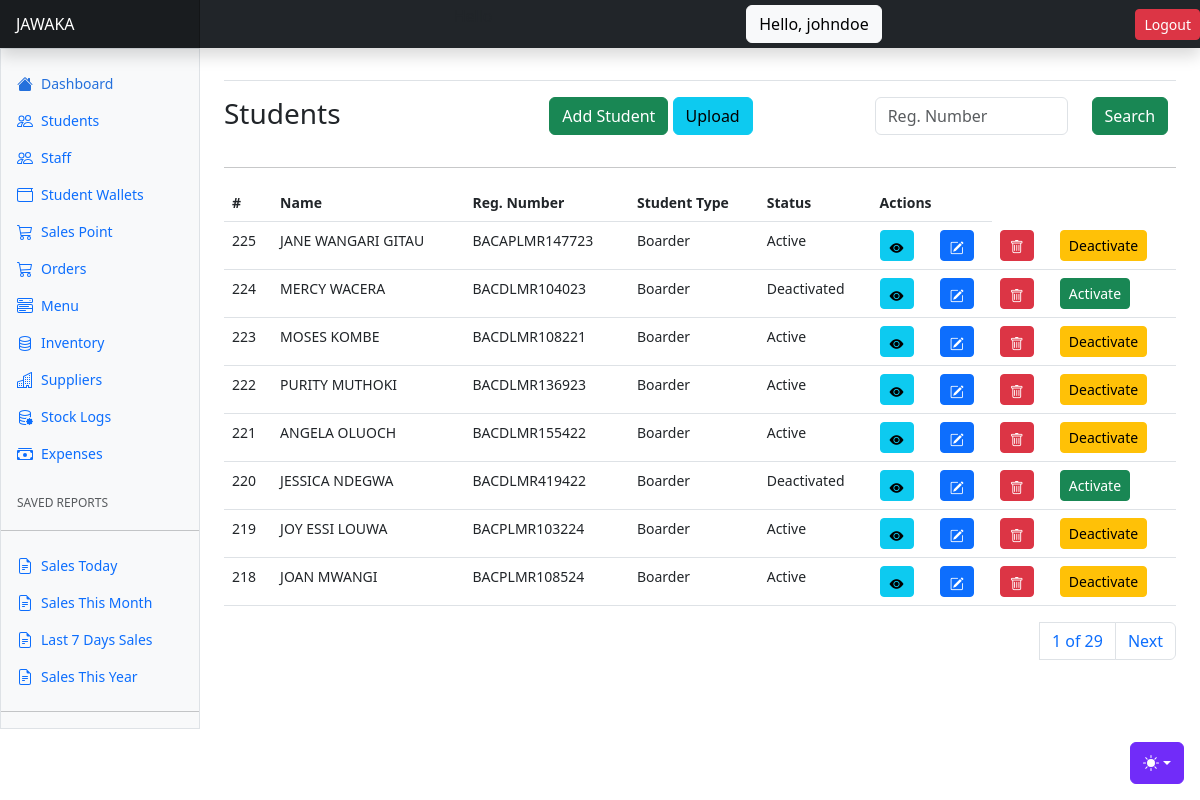
Screenshot of /students/ (signed in) with the database file from the repository.
### apps/users/models.py (models this page shows, shortened)
class User(AbstractUser):
    role = models.CharField(choices=ROLE_CHOICES, max_length=32, null=True)
    phone_number = models.CharField(max_length=255, null=True)
    id_number = models.CharField(max_length=255, null=True)
    gender = models.CharField(max_length=255, null=True)

### apps/students/models.py (models this page shows, shortened)
class Student(AbstractBaseModel):
    user = models.OneToOneField("users.User", on_delete=models.CASCADE)
    student_type = models.CharField(max_length=255, choices=STUDENT_TYPES)
    registration_number = models.CharField(max_length=255)
    status = models.CharField(max_length=255, choices=STUDENT_STATUS)
    added_on = models.DateField(null=True)
    credit_limit = models.DecimalField(max_digits=100, decimal_places=2, default=0)

### apps/students/views.py (the view, shortened to what this page needs)
# urls.py: path("students/", include("apps.students.urls")),
@login_required(login_url="/users/login/")
def students(request):
    students = Student.objects.all().order_by("-created")
    paginator = Paginator(students, 8)
    page_number = request.GET.get("page")
    page_obj = paginator.get_page(page_number)
    context = {
        "students": students,
        "page_obj": page_obj
    }
    return render(request, "students/students.html", context)

### templates/students/students.html (shortened to what this page needs)
{% extends "base.html" %}
{% block content %}
<div class="row">
    <div class="col-4">
        <h3>Students</h3>
    </div>
    <div class="col-4">
        <a class="btn btn-success" data-bs-toggle="modal" data-bs-target="#newStudentModal">Add Student</a>
        <a class="btn btn-info" data-bs-toggle="modal" data-bs-target="#uploadStudentsModal">Upload</a>
    </div>
    <div class="col-4">
      <form method="POST">
        <div class="input-group mb-3">
          <div class="row">
            <div class="col-8">
              <input type="text" class="form-control" id="reg_number" name="reg_number" placeholder="Reg. Number" >
            </div>
            <div class="col-4">
              <button class="btn btn-success">Search</button>
            </div>
          </div>
        </div>
      </form>
    </div>
</div>
<hr/>
      <div class="table-responsive small">
        <table class="table">
          <thead>
            <tr>
              <th scope="col">#</th>
              <th scope="col">Name</th>
              <th scope="col">Reg. Number</th>
              <th scope="col">Student Type</th>
              <th scope="col">Status</th>
              <th scope="col" colspan="2">Actions</th>
            </tr>
          </thead>
          <tbody>
            {% for student in page_obj %}
            <tr>
              <td>{{student.id}}</td>
              <td>{{student.user.first_name}} {{student.user.last_name}}</td>
              <td>{{student.registration_number}}</td>
              <td>{{student.student_type}}</td>
              <td>{{student.status}}</td>
              <td>
                <a href="{% url 'student-details' student.id %}" class="btn btn-info btn-sm"><i class="bi bi-eye-fill"></i></a>
              </td>
              <td><a class="btn btn-primary btn-sm" data-bs-toggle="modal" data-bs-target="#editStudentModal{{ student.id }}">
                <i class="bi bi-pencil-square"></i>
              </a></td>
              <td><a class="btn btn-danger btn-sm" data-bs-toggle="modal" data-bs-target="#deleteStudentModal{{ student.id }}">
                <i class="bi bi-trash"></i>
              </a></td>
              {% if student.status == "Active" %}
              <td>
                <a href="{% url 'activate-deactivate-student' student.id %}" class="btn btn-warning btn-sm">Deactivate</a>
              </td>
              {% else %}
              <td>
                <a href="{% url 'activate-deactivate-student' student.id %}" class="btn btn-success btn-sm">Activate</a>
              </td>
              {% endif %}
            </tr>
            {% endfor %}
          </tbody>
        </table>
        <div>
          <nav aria-label="Page navigation example">
            <ul class="pagination justify-content-end">
              <a class="page-link" href="#">{{ page_obj.number }} of {{ page_obj.paginator.num_pages }}</a>
              {% if page_obj.has_next %}
              <li class="page-item"><a class="page-link" href="?page={{ page_obj.next_page_number }}">Next</a></li>
              {% endif %}
            </ul>
          </nav>
        </div>
      </div>
{% endblock content %}

### templates/base.html (shortened to what this page needs)
{% load static %}
<!doctype html>
<html lang="en" data-bs-theme="auto">
  <head><script src="{% static 'assets/js/color-modes.js' %}"></script>
    <link rel="stylesheet" href="https://cdn.jsdelivr.net/npm/@docsearch/css@3">
<link href="{%  static 'assets/dist/css/bootstrap.min.css' %}" rel="stylesheet">
    <link href="https://cdn.jsdelivr.net/npm/bootstrap-icons@1.10.3/font/bootstrap-icons.css" rel="stylesheet">
    <link href="{% static 'dashboard.css' %}" rel="stylesheet">
  </head>
  <body>
    <div class="dropdown position-fixed bottom-0 end-0 mb-3 me-3 bd-mode-toggle">
      <button class="btn btn-bd-primary py-2 dropdown-toggle d-flex align-items-center"
              id="bd-theme"
              type="button"
              aria-expanded="false"
              data-bs-toggle="dropdown"
              aria-label="Toggle theme (auto)">
        <svg class="bi my-1 theme-icon-active" width="1em" height="1em"><use href="#circle-half"></use></svg>
      </button>
    </div>
<header class="navbar sticky-top bg-dark flex-md-nowrap p-0 shadow" data-bs-theme="dark">
  <a class="navbar-brand col-md-3 col-lg-2 me-0 px-3 fs-6 text-white" href="{% url 'home' %}">JAWAKA</a>
  <p>Hello</p>
  <button class="btn btn-light">Hello, {{request.user.username}}</button>
  <a href="{% url 'logout' %}" class="btn btn-danger btn-sm">Logout</a>
</header>
<div class="container-fluid">
  <div class="row">
    {% include "includes/sidebar.html" %}
    <main class="col-md-9 ms-sm-auto col-lg-10 px-md-4">
      <div class="d-flex justify-content-between flex-wrap flex-md-nowrap align-items-center pt-3 pb-2 mb-3 border-bottom">
      </div>
      {% block content %}
      {% endblock content %}
  </main>
  </div>
</div>
    </body>
</html>

### static/dashboard.css (style rules this page uses)
.bi { display: inline-block; width: 1rem; height: 1rem; }
.navbar-brand { padding-top: .75rem; padding-bottom: .75rem; background-color: rgba(0, 0, 0, .25); box-shadow: inset -1px 0 0 rgba(0, 0, 0, .25); }

### templates/base.html (style rules this page uses)
.bi { vertical-align: -.125em; fill: currentColor; }
.btn-bd-primary { --bd-violet-bg: #712cf9; --bd-violet-rgb: 112.520718, 44.062154, 249.437846; --bs-btn-font-weight: 600; --bs-btn-color: var(--bs-white); --bs-btn-bg: var(--bd-violet-bg); --bs-btn-border-color: var(--bd-violet-bg); --bs-btn-hover-color: var(--bs-white); --bs-btn-hover-bg: #6528e0; --bs-btn-hover-border-color: #6528e0; --bs-btn-focus-shadow-rgb: var(--bd-violet-rgb); --bs-btn-active-color: var(--bs-btn-hover-color); --bs-btn-active-bg: #5a23c8; --bs-btn-active-border-color: #5a23c8; }
.bd-mode-toggle { z-index: 1500; }

### rows the page displays
User: user.username "johndoe"
Student: id "225", user.first_name "JANE", user.last_name "WANGARI GITAU", registration_number "BACAPLMR147723", student_type "Boarder", status "Active", shows "Deactivate"
Student: id "224", user.first_name "MERCY", user.last_name "WACERA", registration_number "BACDLMR104023", student_type "Boarder", status "Deactivated", shows "Activate"
Student: id "223", user.first_name "MOSES", user.last_name "KOMBE", registration_number "BACDLMR108221", student_type "Boarder", status "Active", shows "Deactivate"
Student: id "222", user.first_name "PURITY", user.last_name "MUTHOKI", registration_number "BACDLMR136923", student_type "Boarder", status "Active", shows "Deactivate"
Student: id "221", user.first_name "ANGELA", user.last_name "OLUOCH", registration_number "BACDLMR155422", student_type "Boarder", status "Active", shows "Deactivate"
Student: id "220", user.first_name "JESSICA", user.last_name "NDEGWA", registration_number "BACDLMR419422", student_type "Boarder", status "Deactivated", shows "Activate"
Student: id "219", user.first_name "JOY", user.last_name "ESSI LOUWA", registration_number "BACPLMR103224", student_type "Boarder", status "Active", shows "Deactivate"
Student: id "218", user.first_name "JOAN", user.last_name "MWANGI", registration_number "BACPLMR108524", student_type "Boarder", status "Active", shows "Deactivate"

### other values shown
{{ page_obj.number }} "1"
{{ page_obj.paginator.num_pages }} "29"
